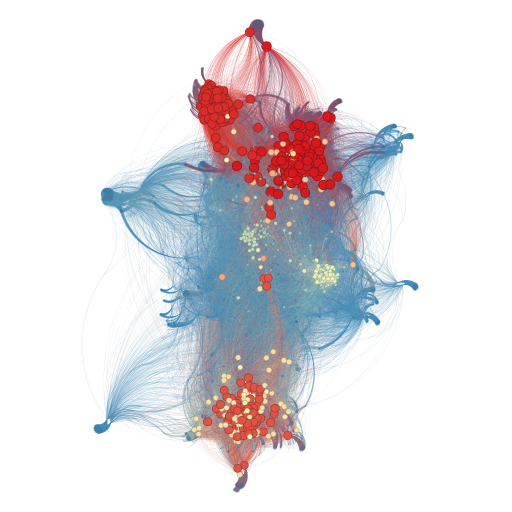
#> input picture week09/assets/imgs/k-core.png, 1024 x 1024 px, found by its file name (shown at 1/2 size)
$ jupyter execute --allow-errors main.ipynb
#> lines starting #> are read from the running program, lines starting #| are printed output that depends on the picture
## Juntando as redes de cada seed

[cell 1]
from google.colab import drive
drive.mount('/content/drive/')

[cell 2]
import networkx as nx

# Carregar os grafos a partir dos arquivos .graphml
#> (the rest of this cell did not finish here and is left out)

#> (a cell that did not finish here is left out)

##Requisito 2
A partir da rede construída gerar uma figura similar utilizando o Gephi.

## Requisito 3

A partir da rede construída gerar um histograma considerando o in-Degree dos vértices da rede.

[cell 4]
import pandas as pd
import matplotlib.pyplot as plt
import seaborn as sns

# Carregar os dados exportados do Gephi
#> (the rest of this cell did not finish here and is left out)

[cell 5]
import numpy as np

plt.figure(figsize=(10, 8))

#Criar o histograma e a CDF
plt.subplot(2, 1, 1)
#> (the rest of this cell did not finish here and is left out)

## Requisito 4

[cell 6]
import networkx as nx
import csv

# Calcular o k-core
#> (the rest of this cell did not finish here and is left out)

[cell 7]
from PIL import Image, ImageChops
import matplotlib.pyplot as plt

# Carregar as imagens
img_kcore = Image.open("k-core.png")
#> img_kcore is the input picture: PIL image 1024x1024 RGBA; mean R, G, B, A 42, 40.9, 46.8, 60.5
img_kshell = Image.open("k-shell.png")
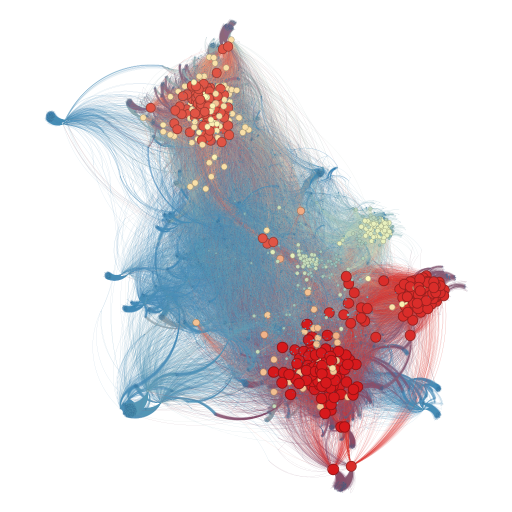
#> input picture week09/assets/imgs/k-shell.png, 1024 x 1024 px, found by its file name (shown at 1/2 size)
#> img_kshell is the input picture: PIL image 1024x1024 RGBA; mean R, G, B, A 51.4, 48.5, 54.7, 74.6

# Redimensionar as imagens para ter o mesmo tamanho (se necessário)
img_kcore = img_kcore.resize(img_kshell.size)

# Combinar as imagens lado a lado
combined_width = img_kcore.width + img_kshell.width
#> combined_width = 2048
combined_height = max(img_kcore.height, img_kshell.height)
#> combined_height = 1024
combined_img = Image.new('RGB', (combined_width, combined_height))
#> combined_img: PIL image 2048x1024 RGB; every value is 0

# Colocar as imagens lado a lado
combined_img.paste(img_kcore, (0, 0))
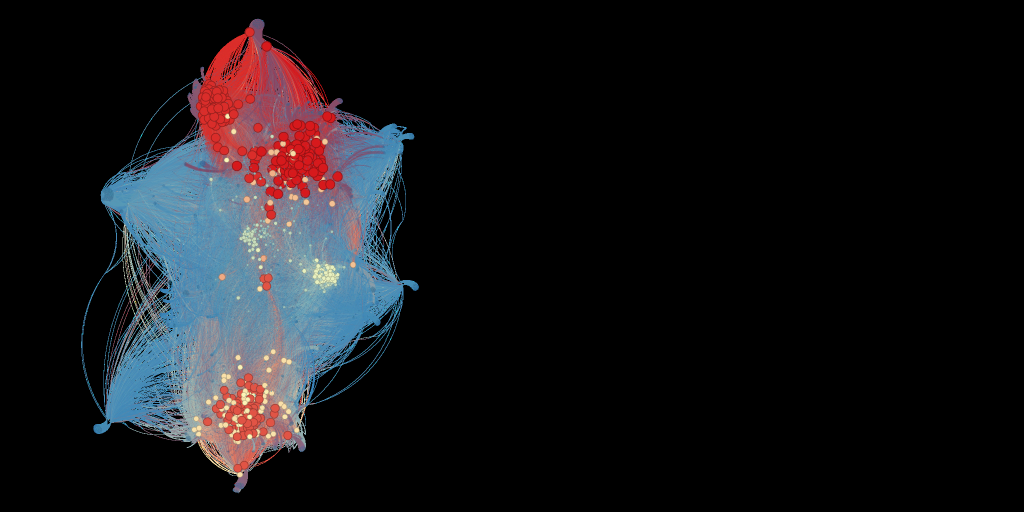
#> combined_img: PIL image 2048x1024 RGB (shown at 1/2 size); mean R, G, B 21, 20.4, 23.4
combined_img.paste(img_kshell, (img_kcore.width, 0))
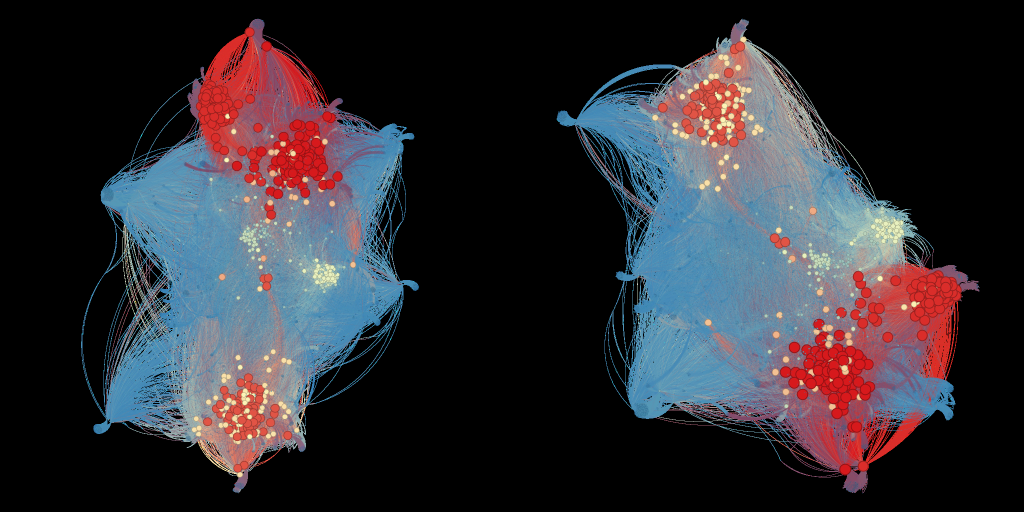
#> combined_img: PIL image 2048x1024 RGB (shown at 1/2 size); mean R, G, B 46.7, 44.7, 50.8

# Salvar a imagem combinada
combined_img.save("combined_image.png")

# Calcular a diferença entre as imagens
diff = ImageChops.difference(img_kcore, img_kshell)
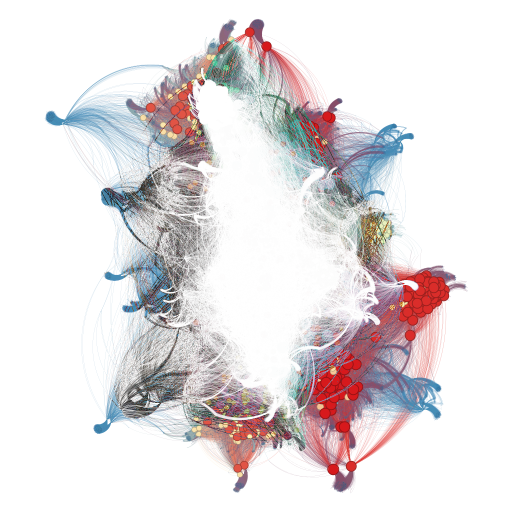
#> diff: PIL image 1024x1024 RGBA (shown at 1/2 size); mean R, G, B, A 36.3, 30.1, 33, 45.7; transparent parts drawn white

# Salvar a imagem de diferença
diff.save("difference_image.png")

# Exibir as imagens usando matplotlib
fig, axs = plt.subplots(1, 3, figsize=(15, 5))

# Exibir imagem combinada
axs[0].imshow(combined_img)
axs[0].set_title("Combined k-core and k-shell")
axs[0].axis('off')

# Exibir imagem de diferença
axs[1].imshow(diff, cmap='gray')
axs[1].set_title("Difference Image")
axs[1].axis('off')

# Exibir imagens originais
axs[2].imshow(img_kcore)
axs[2].set_title("k-core Image")
axs[2].axis('off')

plt.show()
